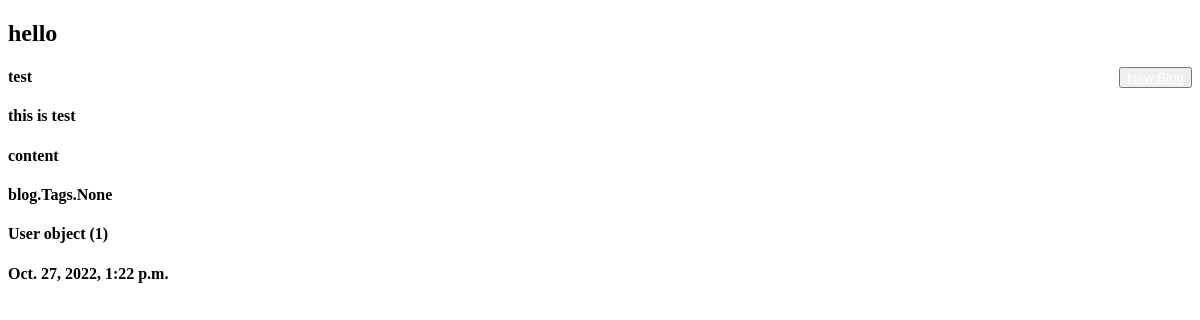
/show/, run on an earlier commit of the app's database.
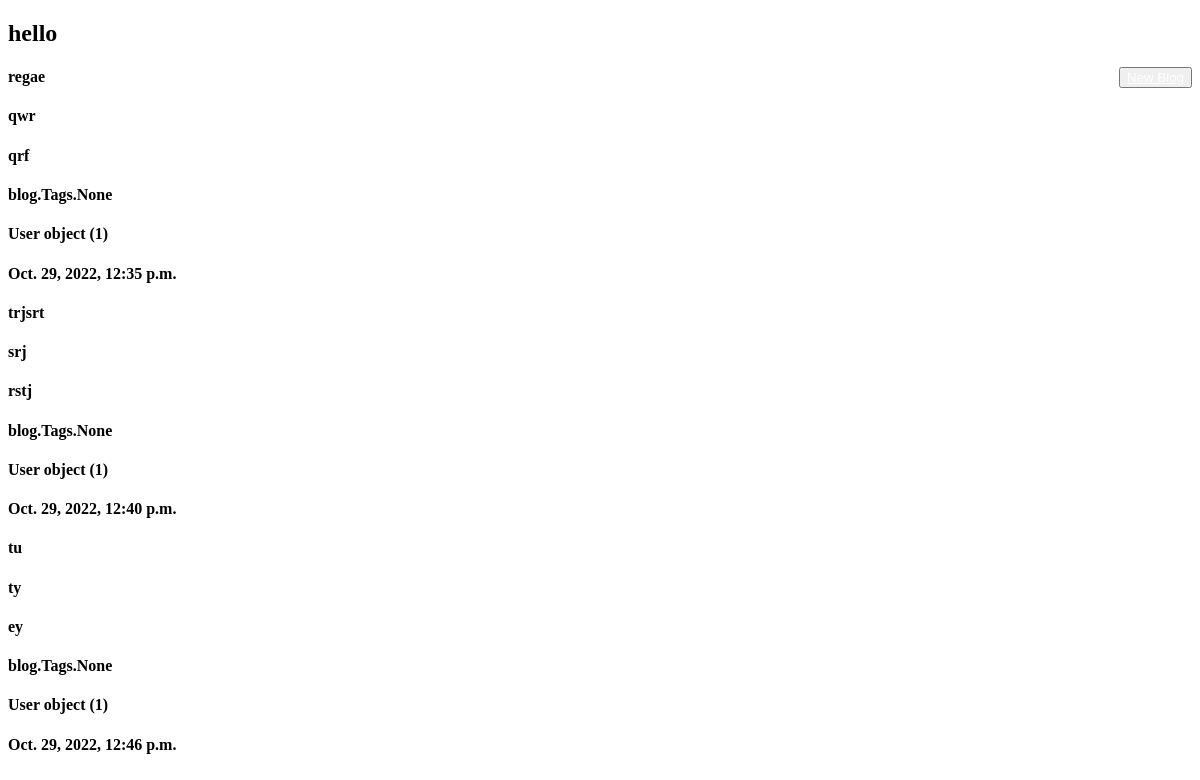
And on a later commit of the database.
### blog/models.py (models this page shows)
class Blog(models.Model):
    title=models.CharField(max_length=200)
    description=models.CharField(max_length=500)
    content=models.CharField(max_length=1000)
    Tags=models.ManyToManyField(Tags)
    User=models.ForeignKey(User,on_delete=models.CASCADE)
    date_created=models.DateTimeField(auto_now_add=True)
    class Meta:
        ordering=['date_created']

class User(models.Model):
    name=models.CharField(max_length=50)

### blog/views.py (the view)
# urls.py: path('show/',views.show,name='show'),
def show(request):
     blogs = Blog.objects.all()
     return render(request,"blog_display.html",{'info':blogs})

### templates/blog_display.html (shortened to what this page needs)
<!DOCTYPE html>
<html lang="en">
<head>
</head>
<body>
    <h2>hello </h2>
    <button type="submit" class="btn btn-secondary" style="float: right;">
        <a href="{% url 'Form' %}" style="color:white"> New Blog </a>
    </button>
    {% for i in info %}
    <h4>{{ i.title }} </h4>
    <h4>{{ i.description }}</h4>
    <h4>{{ i.content}}</h4>
    <h4>{{ i.Tags }}</h4>
    <h4>{{ i.User }}</h4>
    <h4>{{ i.date_created }}</h4>
    {% endfor %}
</body>
</html>

What changed in the data, as far as the page shows it:
removed Blog: title "test", description "this is test", content "content", Tags "blog.Tags.None", User "User object (1)", date_created "Oct. 27, 2022, 1:22 p.m."
added Blog: title "regae", description "qwr", content "qrf", Tags "blog.Tags.None", User "User object (1)", date_created "Oct. 29, 2022, 12:35 p.m."
added Blog: title "trjsrt", description "srj", content "rstj", Tags "blog.Tags.None", User "User object (1)", date_created "Oct. 29, 2022, 12:40 p.m."
added Blog: title "tu", description "ty", content "ey", Tags "blog.Tags.None", User "User object (1)", date_created "Oct. 29, 2022, 12:46 p.m."
